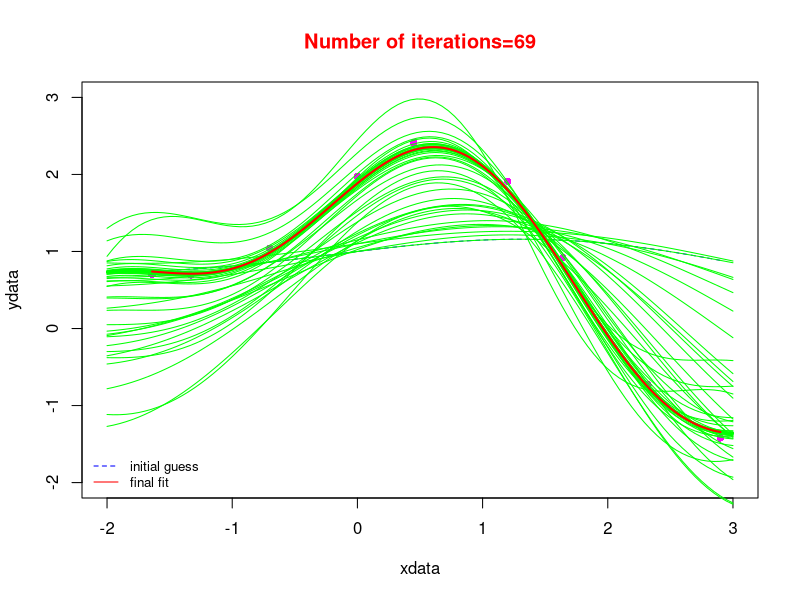

This chart was generated by the following R code:
#
# Script to plot the evolution of the 'optim' fitting
#

rm(list=ls())

# Function to wait for secs
waitsecs <- function(x)
{
    p1 <- proc.time()
    Sys.sleep(x)
    proc.time() - p1
}
# Function to fit
funp1p2 <- function(x,p1,p2) {
    n <- length(x)
    f <- numeric(n)
    f <- p1*cos(p2*x)+p2*sin(p1*x)
    return(f)
}

# Read data (must be in same dir than R script)
data <- read.table("./dataOptize.txt", header=TRUE)
xdata <- data[,1]
ydata <- data[,2]
par(xpd=NA) # to permit plotting 'outside' plotting area
# initial plot with data
plot(xdata,ydata,ylim=c(-2,3),xlim=c(-2,3),pch=16,col="magenta")
# some starting values + plot function for this selection
p1_init = 1.0
p2_init = 0.2
xp <- seq(min(xdata),max(xdata),length.out=1000)
yp <- funp1p2(xp,p1_init,p2_init)
lines(xp, yp, col="blue", lty=2)

# Function to minimize
iter = 0
fun.to.minimize <- function(params,x,y) {
    iter <<- iter + 1
    p1 <- params[1]
    p2 <- params[2]
    output <- sum((y-funp1p2(x,p1,p2))^2)
    xp <- seq(-2,3,length.out=100)
    yp1p2 <- funp1p2(xp,p1,p2)  
    # plot the function for every combination of parameters
    lines(xp, yp1p2, col="green", lwd=1) 
    waitsecs(0.3)
    cat("iter=",iter, "\n")
    if (iter>1) {
        # put a white rectangle to hide the title
        rect(xleft=-1.5, ybottom=3.5, xright=3, ytop=4.5,col="white", border=NA)

    }
    # plot title in red
    par(col.main='red')
    title(main=paste("Number of iterations=",iter, sep=""))
    return(output)
}

# using optim(...) to find best fit
solution <- optim(c(p1_init,p2_init), fun.to.minimize, x=xdata, y=ydata)
new.p1 <- solution$par[1]
new.p2 <- solution$par[2]

# plot solution
yp <- funp1p2(xp,new.p1,new.p2)
lines(xp, yp, col="red", lwd=2)
legend("bottomleft",c("initial guess","final fit"),lty=c(2,1),col=c("blue","red"),bty='n',cex=0.8)
